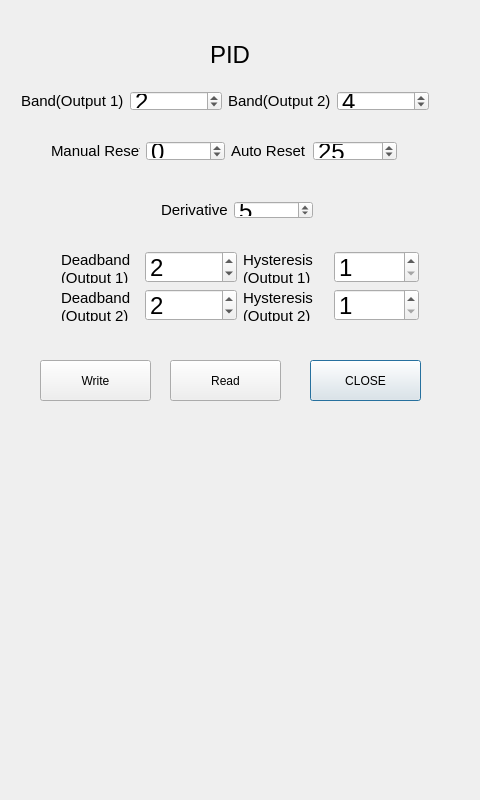
<?xml version="1.0" encoding="UTF-8"?>
<ui version="4.0">
 <class>rampoven_zone_controlClass</class>
 <widget class="QDialog" name="rampoven_zone_controlClass">
  <property name="geometry">
   <rect>
    <x>0</x>
    <y>0</y>
    <width>480</width>
    <height>800</height>
   </rect>
  </property>
  <property name="windowTitle">
   <string>rampoven_zone_control</string>
  </property>
  <widget class="QLabel" name="output_one_actionLabel_2">
   <property name="geometry">
    <rect>
     <x>210</x>
     <y>40</y>
     <width>51</width>
     <height>31</height>
    </rect>
   </property>
   <property name="text">
    <string>&lt;!DOCTYPE HTML PUBLIC &quot;-//W3C//DTD HTML 4.0//EN&quot; &quot;http://www.w3.org/TR/REC-html40/strict.dtd&quot;&gt;
&lt;html&gt;&lt;head&gt;&lt;meta name=&quot;qrichtext&quot; content=&quot;1&quot; /&gt;&lt;style type=&quot;text/css&quot;&gt;
p, li { white-space: pre-wrap; }
&lt;/style&gt;&lt;/head&gt;&lt;body style=&quot; font-family:'Ubuntu'; font-size:11pt; font-weight:400; font-style:normal;&quot;&gt;
&lt;table border=&quot;0&quot; style=&quot;-qt-table-type: root; margin-top:4px; margin-bottom:4px; margin-left:4px; margin-right:4px;&quot;&gt;
&lt;tr&gt;
&lt;td style=&quot;border: none;&quot;&gt;
&lt;p style=&quot; margin-top:0px; margin-bottom:0px; margin-left:0px; margin-right:0px; -qt-block-indent:0; text-indent:0px;&quot;&gt;&lt;span style=&quot; font-family:'MS Shell Dlg 2'; font-size:18pt;&quot;&gt;PID&lt;/span&gt;&lt;/p&gt;&lt;/td&gt;&lt;/tr&gt;&lt;/table&gt;&lt;/body&gt;&lt;/html&gt;</string>
   </property>
   <property name="textFormat">
    <enum>Qt::RichText</enum>
   </property>
  </widget>
  <widget class="QWidget" name="layoutWidget">
   <property name="geometry">
    <rect>
     <x>150</x>
     <y>190</y>
     <width>174</width>
     <height>40</height>
    </rect>
   </property>
   <layout class="QHBoxLayout" name="horizontalLayout_3">
    <item>
     <widget class="QLabel" name="ro_Derivative_label">
      <property name="text">
       <string>&lt;!DOCTYPE HTML PUBLIC &quot;-//W3C//DTD HTML 4.0//EN&quot; &quot;http://www.w3.org/TR/REC-html40/strict.dtd&quot;&gt;
&lt;html&gt;&lt;head&gt;&lt;meta name=&quot;qrichtext&quot; content=&quot;1&quot; /&gt;&lt;style type=&quot;text/css&quot;&gt;
p, li { white-space: pre-wrap; }
&lt;/style&gt;&lt;/head&gt;&lt;body style=&quot; font-family:'Ubuntu'; font-size:11pt; font-weight:400; font-style:normal;&quot;&gt;
&lt;table border=&quot;0&quot; style=&quot;-qt-table-type: root; margin-top:4px; margin-bottom:4px; margin-left:4px; margin-right:4px;&quot;&gt;
&lt;tr&gt;
&lt;td style=&quot;border: none;&quot;&gt;
&lt;p style=&quot; margin-top:0px; margin-bottom:0px; margin-left:0px; margin-right:0px; -qt-block-indent:0; text-indent:0px;&quot;&gt;&lt;span style=&quot; font-family:'MS Shell Dlg 2';&quot;&gt;Derivative&lt;/span&gt;&lt;/p&gt;&lt;/td&gt;&lt;/tr&gt;&lt;/table&gt;&lt;/body&gt;&lt;/html&gt;</string>
      </property>
     </widget>
    </item>
    <item>
     <widget class="QDoubleSpinBox" name="ro_Derivative_SpinBox">
      <property name="font">
       <font>
        <pointsize>18</pointsize>
       </font>
      </property>
      <property name="decimals">
       <number>0</number>
      </property>
      <property name="minimum">
       <double>0.000000000000000</double>
      </property>
      <property name="maximum">
       <double>2400.000000000000000</double>
      </property>
      <property name="value">
       <double>5.000000000000000</double>
      </property>
     </widget>
    </item>
   </layout>
  </widget>
  <widget class="QWidget" name="layoutWidget">
   <property name="geometry">
    <rect>
     <x>50</x>
     <y>240</y>
     <width>380</width>
     <height>92</height>
    </rect>
   </property>
   <layout class="QVBoxLayout" name="verticalLayout_2">
    <item>
     <layout class="QHBoxLayout" name="horizontalLayout_10">
      <item>
       <layout class="QHBoxLayout" name="horizontalLayout_8">
        <item>
         <widget class="QLabel" name="ro_Deadband_OutputOne_label">
          <property name="text">
           <string>&lt;!DOCTYPE HTML PUBLIC &quot;-//W3C//DTD HTML 4.0//EN&quot; &quot;http://www.w3.org/TR/REC-html40/strict.dtd&quot;&gt;
&lt;html&gt;&lt;head&gt;&lt;meta name=&quot;qrichtext&quot; content=&quot;1&quot; /&gt;&lt;style type=&quot;text/css&quot;&gt;
p, li { white-space: pre-wrap; }
&lt;/style&gt;&lt;/head&gt;&lt;body style=&quot; font-family:'Ubuntu'; font-size:11pt; font-weight:400; font-style:normal;&quot;&gt;
&lt;table border=&quot;0&quot; style=&quot;-qt-table-type: root; margin-top:4px; margin-bottom:4px; margin-left:4px; margin-right:4px;&quot;&gt;
&lt;tr&gt;
&lt;td style=&quot;border: none;&quot;&gt;
&lt;p style=&quot; margin-top:0px; margin-bottom:0px; margin-left:0px; margin-right:0px; -qt-block-indent:0; text-indent:0px;&quot;&gt;&lt;span style=&quot; font-family:'MS Shell Dlg 2';&quot;&gt;Deadband&lt;/span&gt;&lt;/p&gt;
&lt;p style=&quot; margin-top:0px; margin-bottom:0px; margin-left:0px; margin-right:0px; -qt-block-indent:0; text-indent:0px;&quot;&gt;&lt;span style=&quot; font-family:'MS Shell Dlg 2';&quot;&gt;(Output 1)&lt;/span&gt;&lt;/p&gt;&lt;/td&gt;&lt;/tr&gt;&lt;/table&gt;&lt;/body&gt;&lt;/html&gt;</string>
          </property>
         </widget>
        </item>
        <item>
         <widget class="QDoubleSpinBox" name="ro_Deadband_OutputOne_SpinBox">
          <property name="font">
           <font>
            <pointsize>18</pointsize>
           </font>
          </property>
          <property name="decimals">
           <number>0</number>
          </property>
          <property name="minimum">
           <double>-1999.000000000000000</double>
          </property>
          <property name="maximum">
           <double>9999.000000000000000</double>
          </property>
          <property name="value">
           <double>2.000000000000000</double>
          </property>
         </widget>
        </item>
       </layout>
      </item>
      <item>
       <layout class="QHBoxLayout" name="horizontalLayout_9">
        <item>
         <widget class="QLabel" name="ro_Hysteresis_OutputOne_label">
          <property name="text">
           <string>&lt;!DOCTYPE HTML PUBLIC &quot;-//W3C//DTD HTML 4.0//EN&quot; &quot;http://www.w3.org/TR/REC-html40/strict.dtd&quot;&gt;
&lt;html&gt;&lt;head&gt;&lt;meta name=&quot;qrichtext&quot; content=&quot;1&quot; /&gt;&lt;style type=&quot;text/css&quot;&gt;
p, li { white-space: pre-wrap; }
&lt;/style&gt;&lt;/head&gt;&lt;body style=&quot; font-family:'Ubuntu'; font-size:11pt; font-weight:400; font-style:normal;&quot;&gt;
&lt;table border=&quot;0&quot; style=&quot;-qt-table-type: root; margin-top:4px; margin-bottom:4px; margin-left:4px; margin-right:4px;&quot;&gt;
&lt;tr&gt;
&lt;td style=&quot;border: none;&quot;&gt;
&lt;p style=&quot; margin-top:0px; margin-bottom:0px; margin-left:0px; margin-right:0px; -qt-block-indent:0; text-indent:0px;&quot;&gt;&lt;span style=&quot; font-family:'MS Shell Dlg 2';&quot;&gt;Hysteresis&lt;/span&gt;&lt;/p&gt;
&lt;p style=&quot; margin-top:0px; margin-bottom:0px; margin-left:0px; margin-right:0px; -qt-block-indent:0; text-indent:0px;&quot;&gt;&lt;span style=&quot; font-family:'MS Shell Dlg 2';&quot;&gt;(Output 1)&lt;/span&gt;&lt;/p&gt;&lt;/td&gt;&lt;/tr&gt;&lt;/table&gt;&lt;/body&gt;&lt;/html&gt;</string>
          </property>
         </widget>
        </item>
        <item>
         <widget class="QDoubleSpinBox" name="ro_Hysteresis_OutputOne_SpinBox">
          <property name="font">
           <font>
            <pointsize>18</pointsize>
           </font>
          </property>
          <property name="decimals">
           <number>0</number>
          </property>
          <property name="minimum">
           <double>1.000000000000000</double>
          </property>
          <property name="maximum">
           <double>9999.000000000000000</double>
          </property>
          <property name="value">
           <double>1.000000000000000</double>
          </property>
         </widget>
        </item>
       </layout>
      </item>
     </layout>
    </item>
    <item>
     <layout class="QHBoxLayout" name="horizontalLayout_11">
      <item>
       <layout class="QHBoxLayout" name="horizontalLayout_12">
        <item>
         <widget class="QLabel" name="ro_Deadband_OutputTwo_label">
          <property name="text">
           <string>&lt;!DOCTYPE HTML PUBLIC &quot;-//W3C//DTD HTML 4.0//EN&quot; &quot;http://www.w3.org/TR/REC-html40/strict.dtd&quot;&gt;
&lt;html&gt;&lt;head&gt;&lt;meta name=&quot;qrichtext&quot; content=&quot;1&quot; /&gt;&lt;style type=&quot;text/css&quot;&gt;
p, li { white-space: pre-wrap; }
&lt;/style&gt;&lt;/head&gt;&lt;body style=&quot; font-family:'Ubuntu'; font-size:11pt; font-weight:400; font-style:normal;&quot;&gt;
&lt;table border=&quot;0&quot; style=&quot;-qt-table-type: root; margin-top:4px; margin-bottom:4px; margin-left:4px; margin-right:4px;&quot;&gt;
&lt;tr&gt;
&lt;td style=&quot;border: none;&quot;&gt;
&lt;p style=&quot; margin-top:0px; margin-bottom:0px; margin-left:0px; margin-right:0px; -qt-block-indent:0; text-indent:0px;&quot;&gt;&lt;span style=&quot; font-family:'MS Shell Dlg 2';&quot;&gt;Deadband&lt;/span&gt;&lt;/p&gt;
&lt;p style=&quot; margin-top:0px; margin-bottom:0px; margin-left:0px; margin-right:0px; -qt-block-indent:0; text-indent:0px;&quot;&gt;&lt;span style=&quot; font-family:'MS Shell Dlg 2';&quot;&gt;(Output 2)&lt;/span&gt;&lt;/p&gt;&lt;/td&gt;&lt;/tr&gt;&lt;/table&gt;&lt;/body&gt;&lt;/html&gt;</string>
          </property>
         </widget>
        </item>
        <item>
         <widget class="QDoubleSpinBox" name="ro_Deadband_OutputTwo_SpinBox">
          <property name="font">
           <font>
            <pointsize>18</pointsize>
           </font>
          </property>
          <property name="decimals">
           <number>0</number>
          </property>
          <property name="minimum">
           <double>-1999.000000000000000</double>
          </property>
          <property name="maximum">
           <double>9999.000000000000000</double>
          </property>
          <property name="value">
           <double>2.000000000000000</double>
          </property>
         </widget>
        </item>
       </layout>
      </item>
      <item>
       <layout class="QHBoxLayout" name="horizontalLayout_13">
        <item>
         <widget class="QLabel" name="ro_Hysteresis_OutputTwo_label">
          <property name="text">
           <string>&lt;!DOCTYPE HTML PUBLIC &quot;-//W3C//DTD HTML 4.0//EN&quot; &quot;http://www.w3.org/TR/REC-html40/strict.dtd&quot;&gt;
&lt;html&gt;&lt;head&gt;&lt;meta name=&quot;qrichtext&quot; content=&quot;1&quot; /&gt;&lt;style type=&quot;text/css&quot;&gt;
p, li { white-space: pre-wrap; }
&lt;/style&gt;&lt;/head&gt;&lt;body style=&quot; font-family:'Ubuntu'; font-size:11pt; font-weight:400; font-style:normal;&quot;&gt;
&lt;table border=&quot;0&quot; style=&quot;-qt-table-type: root; margin-top:4px; margin-bottom:4px; margin-left:4px; margin-right:4px;&quot;&gt;
&lt;tr&gt;
&lt;td style=&quot;border: none;&quot;&gt;
&lt;p style=&quot; margin-top:0px; margin-bottom:0px; margin-left:0px; margin-right:0px; -qt-block-indent:0; text-indent:0px;&quot;&gt;&lt;span style=&quot; font-family:'MS Shell Dlg 2';&quot;&gt;Hysteresis&lt;/span&gt;&lt;/p&gt;
&lt;p style=&quot; margin-top:0px; margin-bottom:0px; margin-left:0px; margin-right:0px; -qt-block-indent:0; text-indent:0px;&quot;&gt;&lt;span style=&quot; font-family:'MS Shell Dlg 2';&quot;&gt;(Output 2)&lt;/span&gt;&lt;/p&gt;&lt;/td&gt;&lt;/tr&gt;&lt;/table&gt;&lt;/body&gt;&lt;/html&gt;</string>
          </property>
         </widget>
        </item>
        <item>
         <widget class="QDoubleSpinBox" name="ro_Hysteresis_OutputTwo_SpinBox">
          <property name="font">
           <font>
            <pointsize>18</pointsize>
           </font>
          </property>
          <property name="decimals">
           <number>0</number>
          </property>
          <property name="minimum">
           <double>1.000000000000000</double>
          </property>
          <property name="maximum">
           <double>9999.000000000000000</double>
          </property>
          <property name="value">
           <double>1.000000000000000</double>
          </property>
         </widget>
        </item>
       </layout>
      </item>
     </layout>
    </item>
   </layout>
  </widget>
  <widget class="QPushButton" name="closeButton">
   <property name="geometry">
    <rect>
     <x>310</x>
     <y>360</y>
     <width>111</width>
     <height>41</height>
    </rect>
   </property>
   <property name="minimumSize">
    <size>
     <width>111</width>
     <height>41</height>
    </size>
   </property>
   <property name="maximumSize">
    <size>
     <width>111</width>
     <height>41</height>
    </size>
   </property>
   <property name="text">
    <string>CLOSE</string>
   </property>
  </widget>
  <widget class="QPushButton" name="ReadDataButton">
   <property name="geometry">
    <rect>
     <x>170</x>
     <y>360</y>
     <width>111</width>
     <height>41</height>
    </rect>
   </property>
   <property name="minimumSize">
    <size>
     <width>111</width>
     <height>41</height>
    </size>
   </property>
   <property name="maximumSize">
    <size>
     <width>111</width>
     <height>41</height>
    </size>
   </property>
   <property name="text">
    <string>Read</string>
   </property>
  </widget>
  <widget class="QPushButton" name="writeDataButton">
   <property name="geometry">
    <rect>
     <x>40</x>
     <y>360</y>
     <width>111</width>
     <height>41</height>
    </rect>
   </property>
   <property name="minimumSize">
    <size>
     <width>111</width>
     <height>41</height>
    </size>
   </property>
   <property name="maximumSize">
    <size>
     <width>111</width>
     <height>41</height>
    </size>
   </property>
   <property name="text">
    <string>Write</string>
   </property>
  </widget>
  <widget class="QWidget" name="layoutWidget">
   <property name="geometry">
    <rect>
     <x>40</x>
     <y>130</y>
     <width>368</width>
     <height>42</height>
    </rect>
   </property>
   <layout class="QHBoxLayout" name="horizontalLayout_7">
    <item>
     <layout class="QHBoxLayout" name="horizontalLayout_5">
      <item>
       <widget class="QLabel" name="ro_ManualReset_label">
        <property name="text">
         <string>&lt;!DOCTYPE HTML PUBLIC &quot;-//W3C//DTD HTML 4.0//EN&quot; &quot;http://www.w3.org/TR/REC-html40/strict.dtd&quot;&gt;
&lt;html&gt;&lt;head&gt;&lt;meta name=&quot;qrichtext&quot; content=&quot;1&quot; /&gt;&lt;style type=&quot;text/css&quot;&gt;
p, li { white-space: pre-wrap; }
&lt;/style&gt;&lt;/head&gt;&lt;body style=&quot; font-family:'Ubuntu'; font-size:11pt; font-weight:400; font-style:normal;&quot;&gt;
&lt;table border=&quot;0&quot; style=&quot;-qt-table-type: root; margin-top:4px; margin-bottom:4px; margin-left:4px; margin-right:4px;&quot;&gt;
&lt;tr&gt;
&lt;td style=&quot;border: none;&quot;&gt;
&lt;p style=&quot; margin-top:0px; margin-bottom:0px; margin-left:0px; margin-right:0px; -qt-block-indent:0; text-indent:0px;&quot;&gt;Manual Reset&lt;/p&gt;&lt;/td&gt;&lt;/tr&gt;&lt;/table&gt;&lt;/body&gt;&lt;/html&gt;</string>
        </property>
       </widget>
      </item>
      <item>
       <widget class="QDoubleSpinBox" name="ro_ManualReset_SpinBox">
        <property name="font">
         <font>
          <pointsize>18</pointsize>
         </font>
        </property>
        <property name="decimals">
         <number>0</number>
        </property>
        <property name="minimum">
         <double>-100.000000000000000</double>
        </property>
        <property name="maximum">
         <double>100.000000000000000</double>
        </property>
        <property name="value">
         <double>0.000000000000000</double>
        </property>
       </widget>
      </item>
     </layout>
    </item>
    <item>
     <layout class="QHBoxLayout" name="horizontalLayout_4">
      <item>
       <widget class="QLabel" name="ro_AutoReset_label">
        <property name="text">
         <string>&lt;!DOCTYPE HTML PUBLIC &quot;-//W3C//DTD HTML 4.0//EN&quot; &quot;http://www.w3.org/TR/REC-html40/strict.dtd&quot;&gt;
&lt;html&gt;&lt;head&gt;&lt;meta name=&quot;qrichtext&quot; content=&quot;1&quot; /&gt;&lt;style type=&quot;text/css&quot;&gt;
p, li { white-space: pre-wrap; }
&lt;/style&gt;&lt;/head&gt;&lt;body style=&quot; font-family:'Ubuntu'; font-size:11pt; font-weight:400; font-style:normal;&quot;&gt;
&lt;table border=&quot;0&quot; style=&quot;-qt-table-type: root; margin-top:4px; margin-bottom:4px; margin-left:4px; margin-right:4px;&quot;&gt;
&lt;tr&gt;
&lt;td style=&quot;border: none;&quot;&gt;
&lt;p style=&quot; margin-top:0px; margin-bottom:0px; margin-left:0px; margin-right:0px; -qt-block-indent:0; text-indent:0px;&quot;&gt;&lt;span style=&quot; font-family:'MS Shell Dlg 2';&quot;&gt;Auto Reset&lt;/span&gt;&lt;/p&gt;&lt;/td&gt;&lt;/tr&gt;&lt;/table&gt;&lt;/body&gt;&lt;/html&gt;</string>
        </property>
       </widget>
      </item>
      <item>
       <widget class="QDoubleSpinBox" name="ro_AutoReset_SpinBox">
        <property name="font">
         <font>
          <pointsize>18</pointsize>
         </font>
        </property>
        <property name="decimals">
         <number>0</number>
        </property>
        <property name="minimum">
         <double>0.000000000000000</double>
        </property>
        <property name="maximum">
         <double>9600.000000000000000</double>
        </property>
        <property name="value">
         <double>25.000000000000000</double>
        </property>
       </widget>
      </item>
     </layout>
    </item>
   </layout>
  </widget>
  <widget class="QWidget" name="layoutWidget">
   <property name="geometry">
    <rect>
     <x>10</x>
     <y>80</y>
     <width>430</width>
     <height>42</height>
    </rect>
   </property>
   <layout class="QGridLayout" name="gridLayout_2">
    <item row="0" column="0">
     <layout class="QGridLayout" name="gridLayout">
      <item row="0" column="0">
       <widget class="QLabel" name="ro_PID_band_outputOne_label">
        <property name="text">
         <string>&lt;!DOCTYPE HTML PUBLIC &quot;-//W3C//DTD HTML 4.0//EN&quot; &quot;http://www.w3.org/TR/REC-html40/strict.dtd&quot;&gt;
&lt;html&gt;&lt;head&gt;&lt;meta name=&quot;qrichtext&quot; content=&quot;1&quot; /&gt;&lt;style type=&quot;text/css&quot;&gt;
p, li { white-space: pre-wrap; }
&lt;/style&gt;&lt;/head&gt;&lt;body style=&quot; font-family:'Ubuntu'; font-size:11pt; font-weight:400; font-style:normal;&quot;&gt;
&lt;table border=&quot;0&quot; style=&quot;-qt-table-type: root; margin-top:4px; margin-bottom:4px; margin-left:4px; margin-right:4px;&quot;&gt;
&lt;tr&gt;
&lt;td style=&quot;border: none;&quot;&gt;
&lt;p style=&quot; margin-top:0px; margin-bottom:0px; margin-left:0px; margin-right:0px; -qt-block-indent:0; text-indent:0px;&quot;&gt;&lt;span style=&quot; font-family:'MS Shell Dlg 2';&quot;&gt;Band(Output 1)&lt;/span&gt;&lt;/p&gt;&lt;/td&gt;&lt;/tr&gt;&lt;/table&gt;&lt;/body&gt;&lt;/html&gt;</string>
        </property>
       </widget>
      </item>
      <item row="0" column="1">
       <widget class="QDoubleSpinBox" name="ro_PID_band_outputOne_SpinBox">
        <property name="font">
         <font>
          <pointsize>18</pointsize>
         </font>
        </property>
        <property name="decimals">
         <number>0</number>
        </property>
        <property name="minimum">
         <double>1.000000000000000</double>
        </property>
        <property name="maximum">
         <double>9999.000000000000000</double>
        </property>
        <property name="value">
         <double>2.000000000000000</double>
        </property>
       </widget>
      </item>
     </layout>
    </item>
    <item row="0" column="1">
     <layout class="QHBoxLayout" name="horizontalLayout_2">
      <item>
       <widget class="QLabel" name="ro_PID_band_outputTwo_label">
        <property name="text">
         <string>&lt;!DOCTYPE HTML PUBLIC &quot;-//W3C//DTD HTML 4.0//EN&quot; &quot;http://www.w3.org/TR/REC-html40/strict.dtd&quot;&gt;
&lt;html&gt;&lt;head&gt;&lt;meta name=&quot;qrichtext&quot; content=&quot;1&quot; /&gt;&lt;style type=&quot;text/css&quot;&gt;
p, li { white-space: pre-wrap; }
&lt;/style&gt;&lt;/head&gt;&lt;body style=&quot; font-family:'Ubuntu'; font-size:11pt; font-weight:400; font-style:normal;&quot;&gt;
&lt;table border=&quot;0&quot; style=&quot;-qt-table-type: root; margin-top:4px; margin-bottom:4px; margin-left:4px; margin-right:4px;&quot;&gt;
&lt;tr&gt;
&lt;td style=&quot;border: none;&quot;&gt;
&lt;p style=&quot; margin-top:0px; margin-bottom:0px; margin-left:0px; margin-right:0px; -qt-block-indent:0; text-indent:0px;&quot;&gt;&lt;span style=&quot; font-family:'MS Shell Dlg 2';&quot;&gt;Band(Output 2)&lt;/span&gt;&lt;/p&gt;&lt;/td&gt;&lt;/tr&gt;&lt;/table&gt;&lt;/body&gt;&lt;/html&gt;</string>
        </property>
       </widget>
      </item>
      <item>
       <widget class="QDoubleSpinBox" name="ro_PID_band_outputTwo_SpinBox">
        <property name="font">
         <font>
          <pointsize>18</pointsize>
         </font>
        </property>
        <property name="decimals">
         <number>0</number>
        </property>
        <property name="minimum">
         <double>1.000000000000000</double>
        </property>
        <property name="maximum">
         <double>9999.000000000000000</double>
        </property>
        <property name="value">
         <double>4.000000000000000</double>
        </property>
       </widget>
      </item>
     </layout>
    </item>
   </layout>
  </widget>
 </widget>
 <layoutdefault spacing="6" margin="11"/>
 <resources/>
 <connections>
  <connection>
   <sender>writeDataButton</sender>
   <signal>clicked()</signal>
   <receiver>rampoven_zone_controlClass</receiver>
   <slot>WriteDataButton()</slot>
   <hints>
    <hint type="sourcelabel">
     <x>99</x>
     <y>394</y>
    </hint>
    <hint type="destinationlabel">
     <x>102</x>
     <y>419</y>
    </hint>
   </hints>
  </connection>
  <connection>
   <sender>closeButton</sender>
   <signal>clicked()</signal>
   <receiver>rampoven_zone_controlClass</receiver>
   <slot>close()</slot>
   <hints>
    <hint type="sourcelabel">
     <x>362</x>
     <y>392</y>
    </hint>
    <hint type="destinationlabel">
     <x>391</x>
     <y>424</y>
    </hint>
   </hints>
  </connection>
  <connection>
   <sender>ReadDataButton</sender>
   <signal>clicked()</signal>
   <receiver>rampoven_zone_controlClass</receiver>
   <slot>ReadDataButton()</slot>
   <hints>
    <hint type="sourcelabel">
     <x>249</x>
     <y>383</y>
    </hint>
    <hint type="destinationlabel">
     <x>272</x>
     <y>438</y>
    </hint>
   </hints>
  </connection>
 </connections>
 <slots>
  <slot>WriteDataButton()</slot>
  <slot>ReadDataButton()</slot>
 </slots>
</ui>
